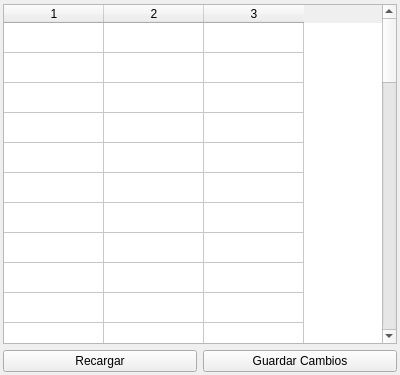
<?xml version="1.0" encoding="UTF-8"?>
<ui version="4.0">
 <class>HomesWindow</class>
 <widget class="QWidget" name="HomesWindow">
  <property name="geometry">
   <rect>
    <x>0</x>
    <y>0</y>
    <width>400</width>
    <height>375</height>
   </rect>
  </property>
  <property name="windowTitle">
   <string>Form</string>
  </property>
  <layout class="QVBoxLayout" name="verticalLayout">
   <property name="leftMargin">
    <number>3</number>
   </property>
   <property name="topMargin">
    <number>4</number>
   </property>
   <property name="rightMargin">
    <number>3</number>
   </property>
   <property name="bottomMargin">
    <number>3</number>
   </property>
   <item>
    <widget class="QTableWidget" name="table_homes">
     <property name="rowCount">
      <number>49</number>
     </property>
     <property name="columnCount">
      <number>3</number>
     </property>
     <attribute name="verticalHeaderVisible">
      <bool>false</bool>
     </attribute>
     <row/>
     <row/>
     <row/>
     <row/>
     <row/>
     <row/>
     <row/>
     <row/>
     <row/>
     <row/>
     <row/>
     <row/>
     <row/>
     <row/>
     <row/>
     <row/>
     <row/>
     <row/>
     <row/>
     <row/>
     <row/>
     <row/>
     <row/>
     <row/>
     <row/>
     <row/>
     <row/>
     <row/>
     <row/>
     <row/>
     <row/>
     <row/>
     <row/>
     <row/>
     <row/>
     <row/>
     <row/>
     <row/>
     <row/>
     <row/>
     <row/>
     <row/>
     <row/>
     <row/>
     <row/>
     <row/>
     <row/>
     <row/>
     <row/>
     <column/>
     <column/>
     <column/>
    </widget>
   </item>
   <item>
    <layout class="QHBoxLayout" name="horizontalLayout">
     <item>
      <widget class="QPushButton" name="button_reload">
       <property name="text">
        <string>Recargar</string>
       </property>
      </widget>
     </item>
     <item>
      <widget class="QPushButton" name="button_save">
       <property name="text">
        <string>Guardar Cambios</string>
       </property>
      </widget>
     </item>
    </layout>
   </item>
  </layout>
 </widget>
 <resources/>
 <connections/>
</ui>
